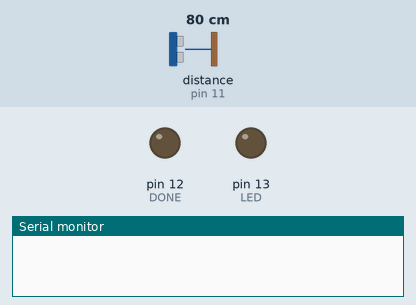
A sketch run on a simulated Arduino Uno, built with avr-gcc and run on an emulated ATmega328P. On the bench: output pins drawn as LEDs (lit = HIGH), the last lines printed to the serial monitor. Wiring (inferred from the names in the program): ultrasonic range finder: trigger pin 10; echo pin 11. The inputs (shaded band) are chosen by the test bench; at power-on: distance to the obstacle (sensor on pin 11) 80 cm. The echo pulse lasts 58.3 µs per cm; no radio packets arrive unless stated; pins used as bus, display or sensor lines are not drawn.

Above: at 0.1 s.
At 1.25 s:
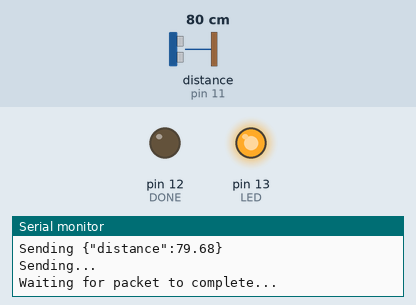
At 1.7 s:
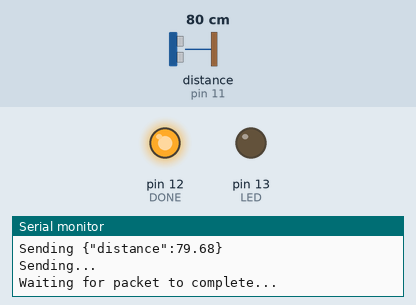
At 39.93 s:
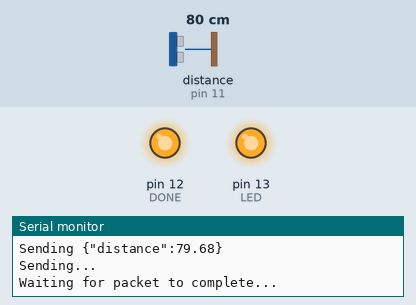
Timing chart, 0 to 40.1 s (numbered marks = the images above):
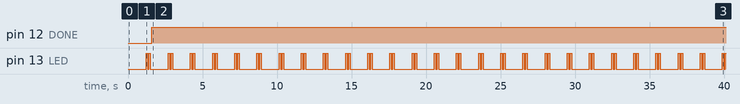

Measured:
- by itself, pin 12 (DONE): LOW → HIGH at 1.6 s
- by itself, pin 13 (LED): repeats every 1.5 s: LOW 0.10 s, HIGH 0.10 s, LOW 1.2 s, HIGH 0.10 s

The sketch:

feather_m0_lora_ultrasonic.ino
```cpp
// Feather9x_TX
// -*- mode: C++ -*-
// Example sketch showing how to create a simple messaging client (transmitter)
// with the RH_RF95 class. RH_RF95 class does not provide for addressing or
// reliability, so you should only use RH_RF95 if you do not need the higher
// level messaging abilities.
// It is designed to work with the other example Feather9x_RX

#include <SPI.h>
#include <RH_RF95.h> // https://cdn-learn.adafruit.com/assets/assets/000/031/670/original/RadioHead-1.59.zip?1460574831
#include <ArduinoJson.h> // https://github.com/bblanchon/ArduinoJson


// for feather m0
#define RFM95_CS A3
#define RFM95_RST A4
#define RFM95_INT A5

#define LED 13 // built-in LED on arduino board
#define DONE 12 // connect to 'DONE' pin on tpl5110 timer breakout from adafruit

// Change to 434.0 or other frequency, must match RX's freq!
#define RF95_FREQ 915.0

// Singleton instance of the radio driver
RH_RF95 rf95(RFM95_CS, RFM95_INT);


const int trigPin = 10; // ultrasonic trig pin
const int echoPin = 11; // ultrasonice echo pin (via voltage divider)

float duration, distance;

StaticJsonDocument<200> doc;

double round2(double value) {
   return (int)(value * 100 + 0.5) / 100.0;
}

void setup()
{

digitalWrite(DONE, LOW);

  pinMode(LED, OUTPUT);
  pinMode(DONE, OUTPUT);
  pinMode(trigPin, OUTPUT);
  pinMode(echoPin, INPUT);

  pinMode(RFM95_RST, OUTPUT);
  digitalWrite(RFM95_RST, HIGH);

digitalWrite(DONE, LOW);


  Serial.begin(115200);
  /*while (!Serial) {
    delay(1);
  }
  */

  delay(100);

  Serial.println("Feather LoRa TX Test!");

  // manual reset
  digitalWrite(RFM95_RST, LOW);
  delay(10);
  digitalWrite(RFM95_RST, HIGH);
  delay(10);

  while (!rf95.init()) {
    Serial.println("LoRa radio init failed");
    Serial.println("Uncomment '#define SERIAL_DEBUG' in RH_RF95.cpp for detailed debug info");
    while (1);
  }
  Serial.println("LoRa radio init OK!");

  // Defaults after init are 434.0MHz, modulation GFSK_Rb250Fd250, +13dbM
  if (!rf95.setFrequency(RF95_FREQ)) {
    Serial.println("setFrequency failed");
    while (1);
  }
  Serial.print("Set Freq to: "); Serial.println(RF95_FREQ);

  // Defaults after init are 434.0MHz, 13dBm, Bw = 125 kHz, Cr = 4/5, Sf = 128chips/symbol, CRC on

  // The default transmitter power is 13dBm, using PA_BOOST.
  // If you are using RFM95/96/97/98 modules which uses the PA_BOOST transmitter pin, then
  // you can set transmitter powers from 5 to 23 dBm:
  rf95.setTxPower(23, false);
}

int16_t packetnum = 0;  // packet counter, we increment per xmission

void loop()
{
  delay(1000); // Wait 1 second between transmits, could also 'sleep' here!

 // get the ultrasonic distance
  digitalWrite(trigPin, LOW);
  delayMicroseconds(2);
  digitalWrite(trigPin, HIGH);
  delayMicroseconds(10);
  digitalWrite(trigPin, LOW);

  duration = pulseIn(echoPin, HIGH);
  distance = (duration*.0343)/2;

  doc["distance"] = round2(distance);

  Serial.println("Transmitting..."); // Send a message to rf95_server

  char radiopacket[20] = "Hello World #      ";
  serializeJson(doc,radiopacket,80);


  //itoa(packetnum++, radiopacket+13, 10);
  Serial.print("Sending "); Serial.println(radiopacket);
  //radiopacket[19] = 0;

  Serial.println("Sending...");
  delay(10);
  rf95.send((uint8_t *)radiopacket, 20);

  Serial.println("Waiting for packet to complete...");
  delay(10);
  rf95.waitPacketSent();

  digitalWrite(LED, HIGH);   // turn the LED on (HIGH is the voltage level)
  delay(100);               // wait for a second
  digitalWrite(LED, LOW);    // turn the LED off by making the voltage LOW
  delay(100);               // wait for a second

digitalWrite(LED, HIGH);   // turn the LED on (HIGH is the voltage level)
  delay(100);               // wait for a second
  digitalWrite(LED, LOW);    // turn the LED off by making the voltage LOW
  delay(100);               // wait for a second

  digitalWrite(DONE, HIGH);
}
```
